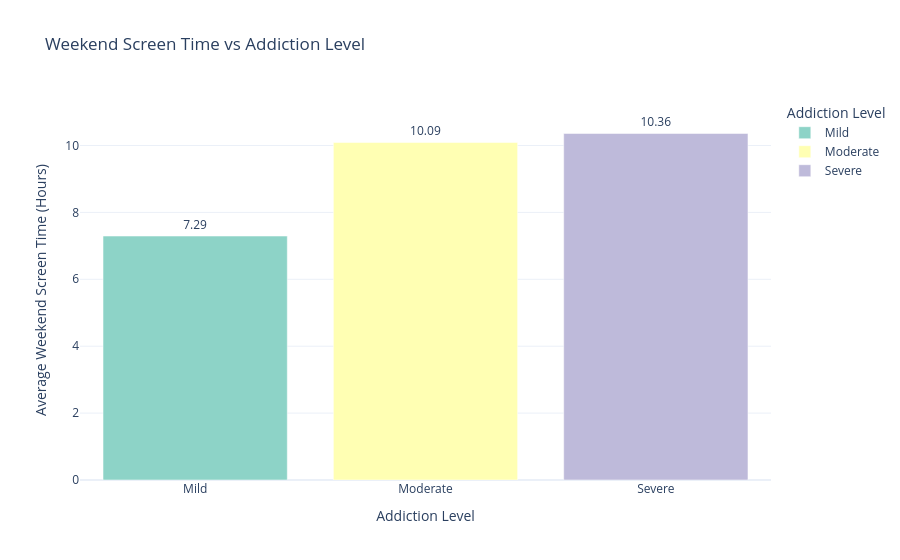

The notebook cell this image was saved under:
### Code cell
#Weekend Usage by Addiction Level
weekend_usage = (
    df.groupby("addiction_level")["weekend_screen_time"]
    .mean()
    .reset_index()
)
fig = px.bar(
    weekend_usage,
    x="addiction_level",
    y="weekend_screen_time",
    color="addiction_level",
    title="Weekend Screen Time vs Addiction Level",
    labels={
        "addiction_level": "Addiction Level",
        "weekend_screen_time": "Average Weekend Screen Time (Hours)"
    },
    color_discrete_sequence=px.colors.qualitative.Set3,
    text="weekend_screen_time"
)

fig.update_traces(
    texttemplate='%{text:.2f}',
    textposition='outside'
)

fig.update_layout(
    template="plotly_white",
    xaxis_title="Addiction Level",
    yaxis_title="Average Weekend Screen Time (Hours)"
)
fig.update_layout(yaxis_range=[0, weekend_usage["weekend_screen_time"].max()+1])
fig.show()

### Figure 1 — Plotly figure (JSON) as saved in the notebook; plotly's stock layout.template omitted (floating-point values rounded to 4 significant figures)
{"data": [{"hovertemplate": "Addiction Level=%{x}<br>Average Weekend Screen Time (Hours)=%{text}<extra></extra>", "legendgroup": "Mild", "marker": {"color": "rgb(141,211,199)", "pattern": {"shape": ""}}, "name": "Mild", "orientation": "v", "showlegend": true, "text": [7.292], "textposition": "outside", "texttemplate": "%{text:.2f}", "type": "bar", "x": ["Mild"], "xaxis": "x", "y": [7.292], "yaxis": "y"}, {"hovertemplate": "Addiction Level=%{x}<br>Average Weekend Screen Time (Hours)=%{text}<extra></extra>", "legendgroup": "Moderate", "marker": {"color": "rgb(255,255,179)", "pattern": {"shape": ""}}, "name": "Moderate", "orientation": "v", "showlegend": true, "text": [10.09], "textposition": "outside", "texttemplate": "%{text:.2f}", "type": "bar", "x": ["Moderate"], "xaxis": "x", "y": [10.09], "yaxis": "y"}, {"hovertemplate": "Addiction Level=%{x}<br>Average Weekend Screen Time (Hours)=%{text}<extra></extra>", "legendgroup": "Severe", "marker": {"color": "rgb(190,186,218)", "pattern": {"shape": ""}}, "name": "Severe", "orientation": "v", "showlegend": true, "text": [10.36], "textposition": "outside", "texttemplate": "%{text:.2f}", "type": "bar", "x": ["Severe"], "xaxis": "x", "y": [10.36], "yaxis": "y"}], "layout": {"barmode": "relative", "legend": {"title": {"text": "Addiction Level"}, "tracegroupgap": 0}, "title": {"text": "Weekend Screen Time vs Addiction Level"}, "xaxis": {"anchor": "y", "categoryarray": ["Mild", "Moderate", "Severe"], "categoryorder": "array", "domain": [0, 1], "title": {"text": "Addiction Level"}}, "yaxis": {"anchor": "x", "domain": [0, 1], "range": [0, 11.36], "title": {"text": "Average Weekend Screen Time (Hours)"}}}}
